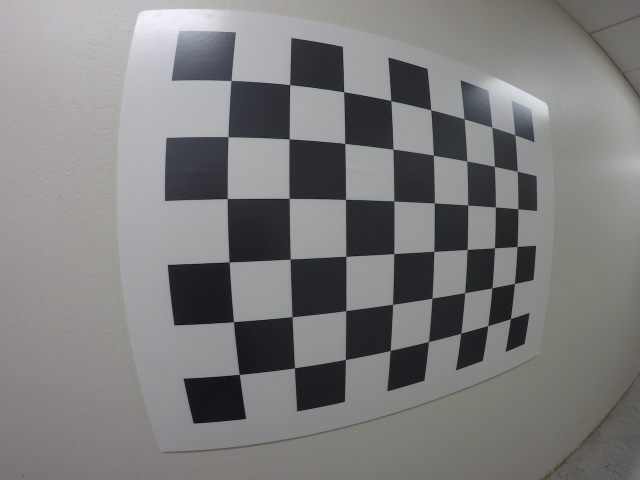
#> input picture calibration_wide/GOPR0032.jpg, 1280 x 960 px (shown at 1/2 size); its folder holds only this picture in this run
$ jupyter execute --allow-errors Advanced_Lane_Lines.ipynb   (shell and % lines are left out)   (older library calls are emulated)
#> lines starting #> are read from the running program, lines starting #| are printed output that depends on the picture; after the words box and inside, x2 and y2 are one past the last pixel; in counts of white or black regions, pixels touching at a corner belong together
[cell 1]
###Perform camera calibration, save calibration points
##This needs to be done only once to gather calibration matrix points
import numpy as np
import cv2
import glob
import matplotlib.pyplot as plt
import pickle
#%matplotlib qt

# prepare object points, like (0,0,0), (1,0,0), (2,0,0) ....,(6,5,0)
objp = np.zeros((6*8,3), np.float32)
objp[:,:2] = np.mgrid[0:8, 0:6].T.reshape(-1,2)

# Arrays to store object points and image points from all the images.
objpoints = [] # 3d points in real world space
imgpoints = [] # 2d points in image plane.

# Make a list of calibration images
images = glob.glob('calibration_wide/GO*.jpg')

# Step through the list and search for chessboard corners
for idx, fname in enumerate(images):
    img = cv2.imread(fname)
#> img is the input picture: shape (960, 1280, 3); mean B, G, R 124.7, 124.9, 125.1
    gray = cv2.cvtColor(img, cv2.COLOR_BGR2GRAY)

    # Find the chessboard corners
    ret, corners = cv2.findChessboardCorners(gray, (8,6), None)
#> ret = True; corners = 48 rows, first 8: [462.6, 161.3], [579.9, 169.7], [687.9, 184.1], [782.3, 201.7], [862.1, 220.2], [928.7, 238.1], [984.4, 254.6], [1030.1, 270]

    # If found, add object points, image points
    if ret == True:
        objpoints.append(objp)
        imgpoints.append(corners)

        # [8 lines of commented-out code are left out]
print(len(imgpoints))
#| 1
#> (the rest of this cell did not finish here and is left out)

[cell 2]
###Load saved calibration data
import pickle
dist_pickle=pickle.load(open( "wide_dist_pickle.p", "rb" ) )
#> (reads wide_dist_pickle.p from the repository)

objpoints=dist_pickle['objpoints']
imgpoints=dist_pickle['imgpoints']

[cell 3]
#a function that takes an image, object points, and image points
# performs the camera calibration, image distortion correction and
# returns the undistorted image
###EXAMPLE USAGE: undistorted, mtx,dist = cal_undistort(img, objpoints, imgpoints)
def cal_undistort(img, objpoints, imgpoints):
    # Use cv2.calibrateCamera() and cv2.undistort()
    #gray = cv2.cvtColor(img,cv2.COLOR_BGR2GRAY)
    #ret, corners = cv2.findChessboardCorners(gray, (8,6), None)
    #img = cv2.drawChessboardCorners(img, (8,6), corners, ret)
    ret, mtx, dist, rvecs, tvecs = cv2.calibrateCamera(objpoints, imgpoints, img.shape[::-1], None, None)
    dst = cv2.undistort(img, mtx, dist, None, mtx)
    #undist = np.copy(img)  # Delete this line
    undist=dst
    return undist, mtx, dist

[cell 4]
### Perspective transform function to warp an image
def warp_transform(img, src, dst):
    h,w = img.shape[:2]
    # use cv2.getPerspectiveTransform() to get M, the transform matrix, and Minv, the inverse
    M = cv2.getPerspectiveTransform(src, dst)
    Minv = cv2.getPerspectiveTransform(dst, src)
    # use cv2.warpPerspective() to warp your image to a top-down view
    warped = cv2.warpPerspective(img, M, (w,h), flags=cv2.INTER_LINEAR)
    return warped, M, Minv

[cell 5]
import numpy as np
import cv2
import matplotlib.pyplot as plt

def window_polyfit(binary_warped):
    # Assuming you have created a warped binary image called "binary_warped"
    # Take a histogram of the bottom half of the image
    histogram = np.sum(binary_warped[binary_warped.shape[0]//2:,:], axis=0)
    # Create an output image to draw on and  visualize the result
    out_img = np.dstack((binary_warped, binary_warped, binary_warped))*255
    # Find the peak of the left and right halves of the histogram
    # These will be the starting point for the left and right lines
    midpoint = np.int(histogram.shape[0]/2)
    leftx_base = np.argmax(histogram[:midpoint])
    rightx_base = np.argmax(histogram[midpoint:]) + midpoint

    # Choose the number of sliding windows
    nwindows = 9
    # Set height of windows
    window_height = np.int(binary_warped.shape[0]/nwindows)
    # Identify the x and y positions of all nonzero pixels in the image
    nonzero = binary_warped.nonzero()
    nonzeroy = np.array(nonzero[0])
    nonzerox = np.array(nonzero[1])
    # Current positions to be updated for each window
    leftx_current = leftx_base
    rightx_current = rightx_base
    # Set the width of the windows +/- margin
    margin = 100
    # Set minimum number of pixels found to recenter window
    minpix = 50
    # Create empty lists to receive left and right lane pixel indices
    left_lane_inds = []
    right_lane_inds = []

    # Step through the windows one by one
    for window in range(nwindows):
        # Identify window boundaries in x and y (and right and left)
        win_y_low = binary_warped.shape[0] - (window+1)*window_height
        win_y_high = binary_warped.shape[0] - window*window_height
        win_xleft_low = leftx_current - margin
        win_xleft_high = leftx_current + margin
        win_xright_low = rightx_current - margin
        win_xright_high = rightx_current + margin
        # Draw the windows on the visualization image
        cv2.rectangle(out_img,(win_xleft_low,win_y_low),(win_xleft_high,win_y_high),
        (0,255,0), 2)
        cv2.rectangle(out_img,(win_xright_low,win_y_low),(win_xright_high,win_y_high),
        (0,255,0), 2)
        # Identify the nonzero pixels in x and y within the window
        good_left_inds = ((nonzeroy >= win_y_low) & (nonzeroy < win_y_high) &
        (nonzerox >= win_xleft_low) &  (nonzerox < win_xleft_high)).nonzero()[0]
        good_right_inds = ((nonzeroy >= win_y_low) & (nonzeroy < win_y_high) &
        (nonzerox >= win_xright_low) &  (nonzerox < win_xright_high)).nonzero()[0]
        # Append these indices to the lists
        left_lane_inds.append(good_left_inds)
        right_lane_inds.append(good_right_inds)
        # If you found > minpix pixels, recenter next window on their mean position
        if len(good_left_inds) > minpix:
            leftx_current = np.int(np.mean(nonzerox[good_left_inds]))
        if len(good_right_inds) > minpix:
            rightx_current = np.int(np.mean(nonzerox[good_right_inds]))

    # Concatenate the arrays of indices
    left_lane_inds = np.concatenate(left_lane_inds)
    right_lane_inds = np.concatenate(right_lane_inds)

    # Extract left and right line pixel positions
    leftx = nonzerox[left_lane_inds]
    lefty = nonzeroy[left_lane_inds]
    rightx = nonzerox[right_lane_inds]
    righty = nonzeroy[right_lane_inds]

    # Fit a second order polynomial to each
    left_fit = np.polyfit(lefty, leftx, 2)
    right_fit = np.polyfit(righty, rightx, 2)

    ploty = np.linspace(0, binary_warped.shape[0]-1, binary_warped.shape[0] )
    left_fitx = left_fit[0]*ploty**2 + left_fit[1]*ploty + left_fit[2]
    right_fitx = right_fit[0]*ploty**2 + right_fit[1]*ploty + right_fit[2]

    left_curveradius  = find_curvature(ploty, left_fitx)
    right_curveradius = find_curvature(ploty, right_fitx)

    #print('left curve:',left_curveradius,'right curve:',right_curveradius)

    out_img[nonzeroy[left_lane_inds], nonzerox[left_lane_inds]] = [255, 0, 0]
    out_img[nonzeroy[right_lane_inds], nonzerox[right_lane_inds]] = [0, 0, 255]
    return out_img,left_fitx,right_fitx,ploty,left_curveradius,right_curveradius

# [7 lines of commented-out code are left out]

[cell 6]
import matplotlib.image as mpimg

def region_of_interest(img, vertices):
    """
    Applies an image mask.

    Only keeps the region of the image defined by the polygon
    formed from `vertices`. The rest of the image is set to black.
    """
    #defining a blank mask to start with
    mask = np.zeros_like(img)

    #defining a 3 channel or 1 channel color to fill the mask with depending on the input image
    if len(img.shape) > 2:
        channel_count = img.shape[2]  # i.e. 3 or 4 depending on your image
        ignore_mask_color = (255,) * channel_count
    else:
        ignore_mask_color = 255

    #filling pixels inside the polygon defined by "vertices" with the fill color
    cv2.fillPoly(mask, vertices, ignore_mask_color)

    #returning the image only where mask pixels are nonzero
    masked_image = cv2.bitwise_and(img, mask)
    return masked_image


image = mpimg.imread('./test_images/straight_lines1.jpg')
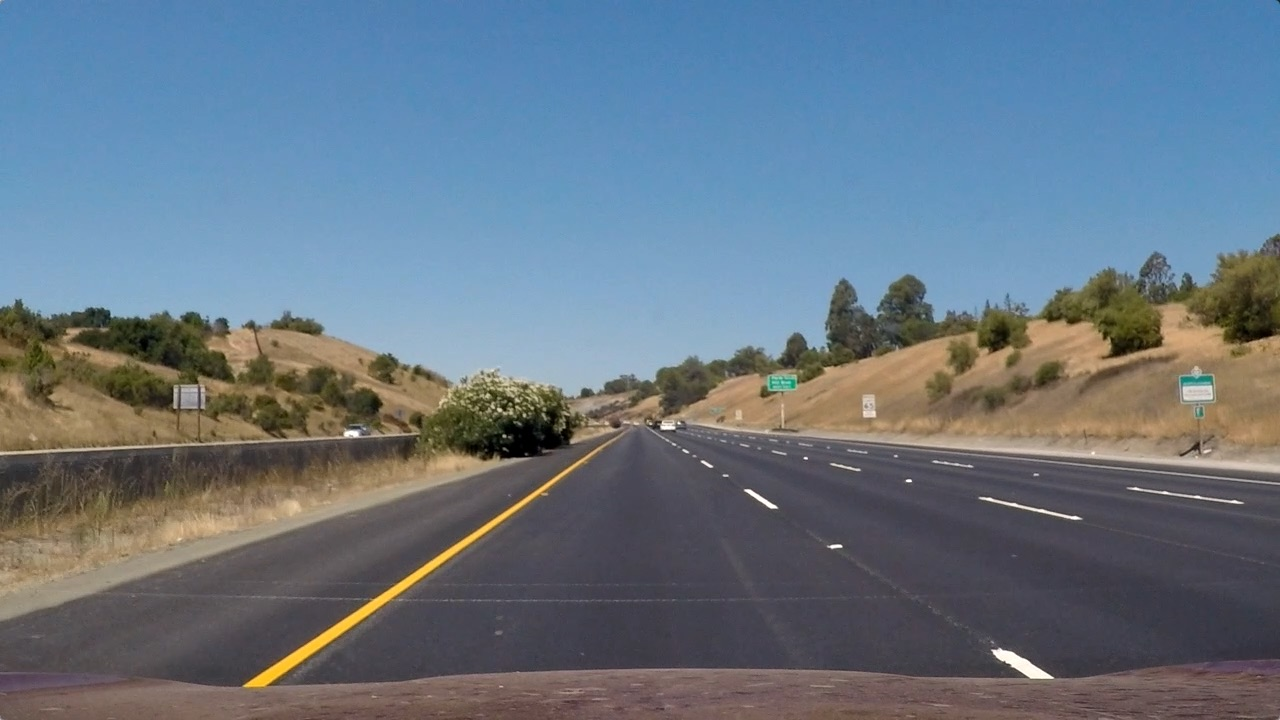
#> input picture test_images/straight_lines1.jpg, 1280 x 720 px
#> image is the input picture: shape (720, 1280, 3); mean R, G, B 103.2, 117.7, 131.2

left_bottom = [1/8*image.shape[1],image.shape[0]]
right_bottom = [7/8*image.shape[1],image.shape[0]]
apex = [image.shape[1]/2,image.shape[0]/2]
apex1 = [image.shape[1]/2,image.shape[0]/2]

vertices= np.array([[left_bottom,right_bottom,apex ]],dtype=np.int32)
im=region_of_interest(image,vertices)
#> in region_of_interest, `cv2.fillPoly(mask, vertices, ignore_mask_color)`:
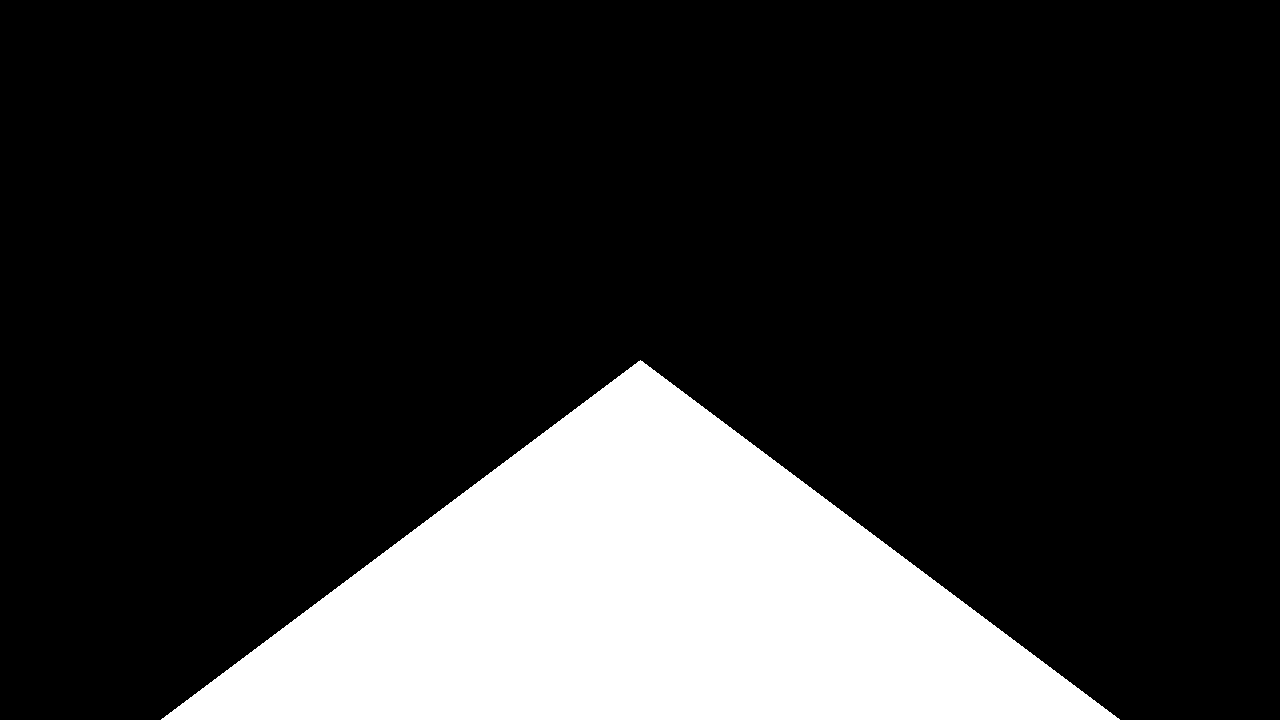
#> mask: shape (720, 1280, 3); 18.8% white; 1 white region, box (x1, y1, x2, y2) and area: (161, 360, 1120, 720) 172920
# Plot the result
f, (ax1, ax2) = plt.subplots(1, 2, figsize=(24, 9))
f.tight_layout()

ax1.imshow(image)
ax1.set_title('Original Image', fontsize=40)
ax2.imshow(im)
ax2.set_title('ROI Image', fontsize=40)
plt.show()

[cell 7]
import numpy as np
import cv2
import matplotlib.pyplot as plt
import matplotlib.image as mpimg


#image = mpimg.imread('./test_images/straight_lines1.jpg')

# Edit this function to create your own pipeline.
def pipeline(img, s_thresh=(220, 255), sx_thresh=(20, 255)):
    image = np.copy(img)
    left_bottom = [1/8*image.shape[1],image.shape[0]]
    right_bottom = [7/8*image.shape[1],image.shape[0]]
    apex = [image.shape[1]/2,image.shape[0]/2]

    vertices= np.array([[left_bottom,right_bottom,apex ]],dtype=np.int32)
    img=region_of_interest(image,vertices)

    kernel_size = 5
    img = cv2.GaussianBlur(img, (kernel_size, kernel_size), 0)
    #img=image
    # Convert to HLS color space and separate the  channel
    hls = cv2.cvtColor(img, cv2.COLOR_RGB2HLS).astype(np.float)


    l_channel = hls[:,:,1]
    s_channel = hls[:,:,2]
    # Sobel x
    sobelx = cv2.Sobel(s_channel, cv2.CV_64F, 1, 0) # Take the derivative in x
    abs_sobelx = np.absolute(sobelx) # Absolute x derivative to accentuate lines away from horizontal
    scaled_sobel = np.uint8(255*abs_sobelx/np.max(abs_sobelx))

    # Threshold x gradient
    sxbinary = np.zeros_like(scaled_sobel)
    sxbinary[(scaled_sobel >= sx_thresh[0]) & (scaled_sobel <= sx_thresh[1])] = 1

    # Threshold color channel
    s_binary = np.zeros_like(s_channel)
    s_binary[(s_channel >= s_thresh[0]) & (s_channel <= s_thresh[1])] = 1

    s_final=np.zeros_like(s_channel)
    s_final[(sxbinary==1) & (s_binary ==1)] = 1
    # Stack each channel
    # Note color_binary[:, :, 0] is all 0s, effectively an all black image. It might
    # be beneficial to replace this channel with something else.
    #color_binary = np.dstack(( np.zeros_like(sxbinary), sxbinary, s_binary)) * 255
    result, mtx,dist = cal_undistort(sxbinary, objpoints, imgpoints)


    height,width = result.shape[:2]

    # define source and destination points for transform
    src = np.float32([(750,450),(550,450),

                      (1050,710),
                      (80,710),
                      ])
    dst = np.float32([(width-450,0),
                      (450,0),
                      (width-450,height),
                      (450,height)])

    result, M, Minv=warp_transform(result,src,dst)

    result,left_fitx,right_fitx,ploty,left_curveradius,right_curveradius=window_polyfit(result)
    return result,left_fitx,right_fitx,ploty,M,Minv,left_curveradius,right_curveradius
    #return result

[cell 8]
image = mpimg.imread('./test_images/test1.jpg')
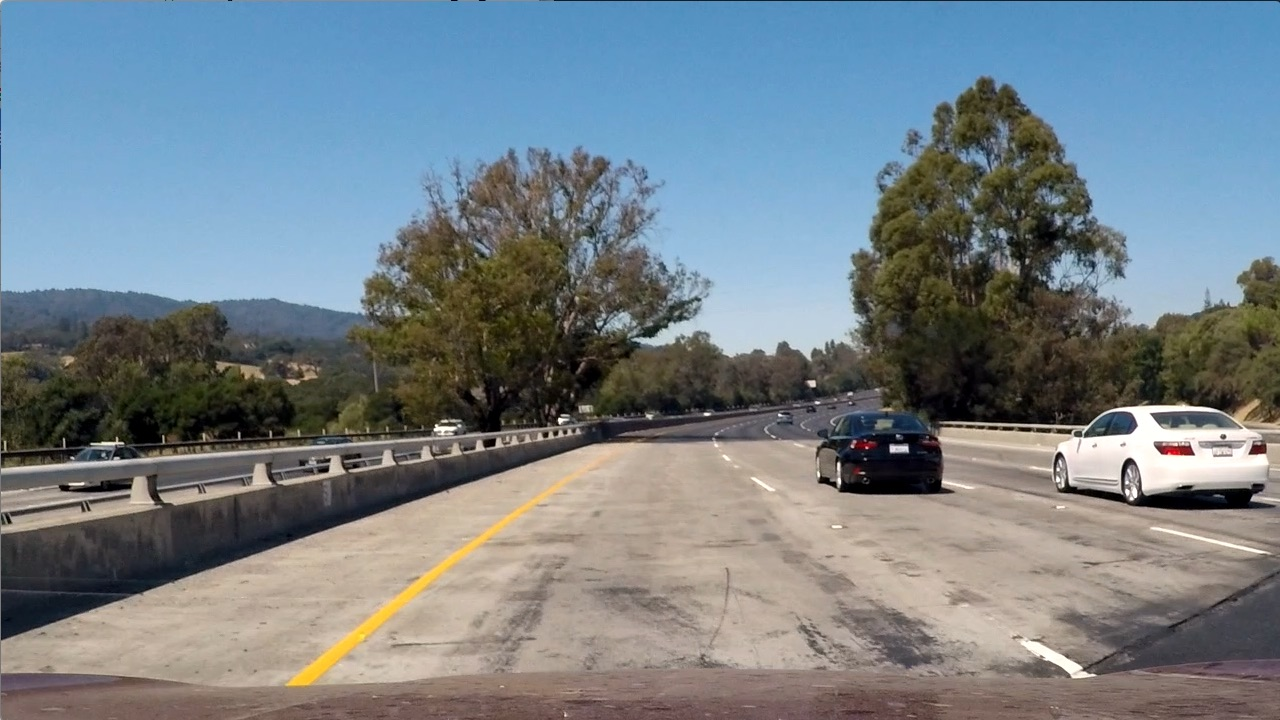
#> input picture test_images/test1.jpg, 1280 x 720 px
#> image is the input picture: shape (720, 1280, 3); mean R, G, B 117.5, 128.7, 135.5

height,width = image.shape[:2]

src = np.float32([(750,450),(550,450),
                  (1050,710),
                  (80,710),
                      ])
dst = np.float32([(width-450,0),
                      (450,0),
                      (width-450,height),
                      (450,height)])

#> (the rest of this cell did not finish here and is left out)

#> in pipeline, `sobelx = cv2.Sobel(s_channel, cv2.CV_64F, 1, 0)`:
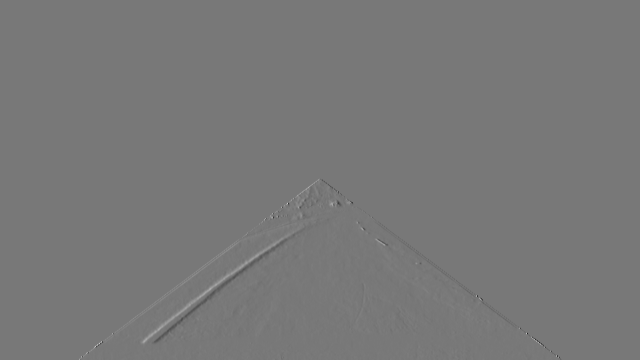
#> sobelx: shape (720, 1280) float64 (shown at 1/2 size); min -574, max 638, mean 0; drawn with min black and max white
#result, mtx,dist = cal_undistort(result, objpoints, imgpoints)
#height,width = result.shape[:2]

# define source and destination points for transform
#src = np.float32([(750,450),(550,450),
#
#                  (1050,710),
#                  (80,710),
#                  ])
#dst = np.float32([(width-450,0),
#                  (450,0),
#                  (width-450,height),
#                  (450,height)])
#
#result, M, Minv=warp_transform(result,src,dst)

# Plot the result
f, (ax1, ax2) = plt.subplots(1, 2, figsize=(24, 9))
f.tight_layout()

ax1.imshow(image)
ax1.set_title('Original Image', fontsize=40)
x = [src[0][0],src[2][0],src[3][0],src[1][0],src[0][0]]
y = [src[0][1],src[2][1],src[3][1],src[1][1],src[0][1]]
ax1.plot(x, y, color='red', alpha=0.4, linewidth=3, solid_capstyle='round', zorder=2)

ax2.imshow(result)
ax2.set_title('Pipeline Result', fontsize=40)

x = [dst[0][0],dst[2][0],dst[3][0],dst[1][0],dst[0][0]]
y = [dst[0][1],dst[2][1],dst[3][1],dst[1][1],dst[0][1]]
ax2.plot(x, y, color='red', alpha=0.4, linewidth=3, solid_capstyle='round', zorder=2)
plt.plot(left_fitx, ploty, color='yellow')
plt.plot(right_fitx, ploty, color='yellow')
plt.xlim(0, 1280)
plt.ylim(720, 0)
#plt.subplots_adjust(left=0., right=1, top=0.9, bottom=0.)
plt.show()

[cell 9]
# This function will color the image
# Input: Original image
# Output: Original image with colored region
def process_image(image):
    result,left_fitx,right_fitx,ploty,M,Minv,left_curveradius,right_curveradius = pipeline(image)
    # Create an image to draw the lines on
    warp_zero = np.zeros_like(image[:,:,0]).astype(np.uint8)
    color_warp = np.dstack((warp_zero, warp_zero, warp_zero))
    # Recast the x and y points into usable format for cv2.fillPoly()
    pts_left = np.array([np.transpose(np.vstack([left_fitx, ploty]))])
    pts_right = np.array([np.flipud(np.transpose(np.vstack([right_fitx, ploty])))])
    pts = np.hstack((pts_left, pts_right))

    # Draw the lane onto the warped blank image
    cv2.fillPoly(color_warp, np.int_([pts]), (0, 255, 0))
    # Warp the blank back to original image space using inverse perspective matrix (Minv)
    newwarp = cv2.warpPerspective(color_warp, Minv, (image.shape[1], image.shape[0]))
    # Combine the result with the original image
    result = cv2.addWeighted(image, 1, newwarp, 0.3, 0)

    # Put text on an image
    font = cv2.FONT_HERSHEY_SIMPLEX
    text = "Radius of Curvature: {} m".format(int(left_curveradius))
    cv2.putText(result,text,(400,100), font, 1,(255,255,255),2)
    # [10 lines of commented-out code are left out]
    return result

image = mpimg.imread('./test_images/test1.jpg')
#> (the rest of this cell did not finish here and is left out)

[cell 10]
import glob
# Load test images.
#testImages = list(map(lambda imageFileName: (imageFileName, cv2.imread(imageFileName)),
#                      glob.glob('./test_images/*.jpg')))

testImages = list(map(lambda imageFileName: (imageFileName, mpimg.imread(imageFileName)),
                      glob.glob('./test_images/*.jpg')))
#> testImages = 2 items
print(len(testImages))
#| 2
# [16 lines left out: function showImages, not called in this run]

#showImages(list(map(lambda img: (img[0], cv2.cvtColor(img[1], cv2.COLOR_BGR2RGB)),testImages)), 2, 3, (15, 13))
#> (the rest of this cell did not finish here and is left out)

#> after the loop in window_polyfit (call 3), `for window in range(nwindows):`:
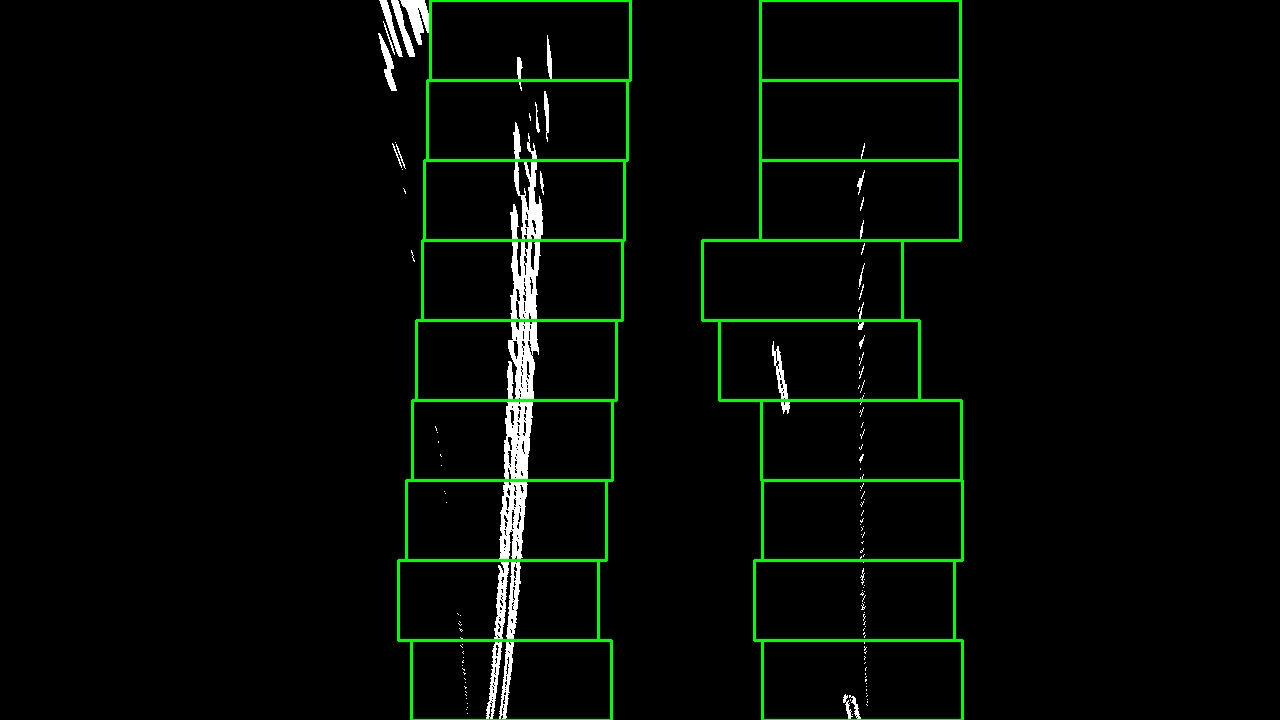
#> out_img: shape (720, 1280, 3); mean of channels 0, 1, 2 3.8, 9.3, 3.8; drawn as B, G, R

plt.show()
